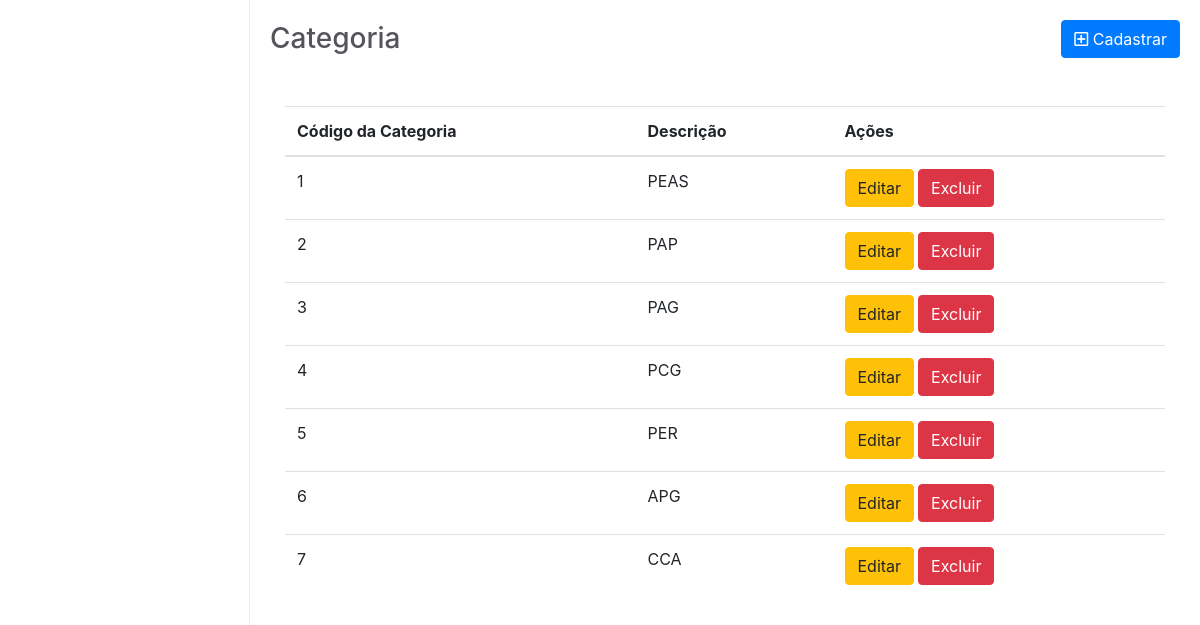
Screenshot of /View/Categoria.php with the database file from the repository.
### tables this page shows
CREATE TABLE IF NOT EXISTS `categoria` (
  `cod_categoria` int(11) NOT NULL AUTO_INCREMENT,
  `descricao` varchar(45) DEFAULT NULL,
  PRIMARY KEY (`cod_categoria`)
);

### Model/DAO/ClassCategoriaDAO.php (called while the page is built, shortened)
<?php
class ClassCategoriaDAO {
    public function listarCategoria(){
        try {
            $pdo = Conexao::getInstance();
            $sql = "SELECT cod_categoria, descricao FROM categoria ORDER BY cod_categoria ASC";
            $stmt = $pdo->prepare($sql);
            $stmt->execute();
            return $stmt->fetchAll();
        } catch (PDOException $ex) {
            return $ex->getMessage();
        }
    }
}

### Controller/ControleListarCategoria.php (called while the page is built)
<?php
require_once '../Model/DAO/ClassCategoriaDAO.php';
$listar = new ClassCategoriaDAO();
$dados = $listar->listarCategoria();
if($dados) {
    $array_dados = $dados;
} else {
    $array_dados = [];
}

### view/categoria.php (the view, shortened to what this page needs)
<?php
  include_once("_cabecalho.php");
  require_once("../Controller/ControleListarCategoria.php");
?>
  <main id="main">
      <div class="row mb-5">
        <div id="mainHeader" class="col-md-6 d-flex align-items-center">
          <span>
            <h3 class="mb-0">Categoria</h3>
          </span>
        </div>
        <div class="col-md-6 text-right">
          <button type="button" class="btn btn-primary" data-toggle="modal" data-target=".cadastrar-categoria-modal-lg">
            <i class="far fa-plus-square"></i>
            Cadastrar
          </button>
        </div>
      </div>
      <div class="container">
        <div class="row">
          <div class="col-12">
            <div class="table-responsive">
              <table class="table">
                <thead>
                  <tr>
                    <th scope="col">Código da Categoria</th>
                    <th scope="col">Descrição</th>
                    <th scope="col">Ações</th>
                  </tr>
                </thead>
                <tbody>
                <?php
                  foreach ($array_dados as $key => $value) {
                      ?>
                      <tr>
                        <td><?php echo $value['cod_categoria'] ?></td>
                        <td><?php echo $value['descricao'] ?></td>
                        <td>
                          <span class="d-flex">
                          <a href="<?php echo URL ?>View/CategoriaEditar.php?cod_categoria=<?php echo $value['cod_categoria'] ?>" class="btn btn-warning mr-1"> Editar
                          </a>
                          <button onclick="apagarDados('<?php echo URL ?>Controller/ControleApagarCategoria.php?cod_categoria=<?php echo $value['cod_categoria'] ?>')" class="btn btn-danger">Excluir</button>
                          </span>
                        </td>
                      </tr>
                      <?php
                  }
                ?>
                </tbody>
              </table>
            </div>
          </div>
        </div>
      </div>
  </main>
<?php
    include_once('_rodape.php');
?>

### view/css/estilos.css (style rules this page uses)
* { margin: 0; padding: 0; box-sizing: border-box; }
html, body, body>div, #container { height: 100%; }
main#main { grid-area: main; padding: 20px; }
main#main #mainHeader span h3 { color: #54555a; }

### rows the page displays
categoria: cod_categoria "1", descricao "PEAS"
categoria: cod_categoria "2", descricao "PAP"
categoria: cod_categoria "3", descricao "PAG"
categoria: cod_categoria "4", descricao "PCG"
categoria: cod_categoria "5", descricao "PER"
categoria: cod_categoria "6", descricao "APG"
categoria: cod_categoria "7", descricao "CCA"
